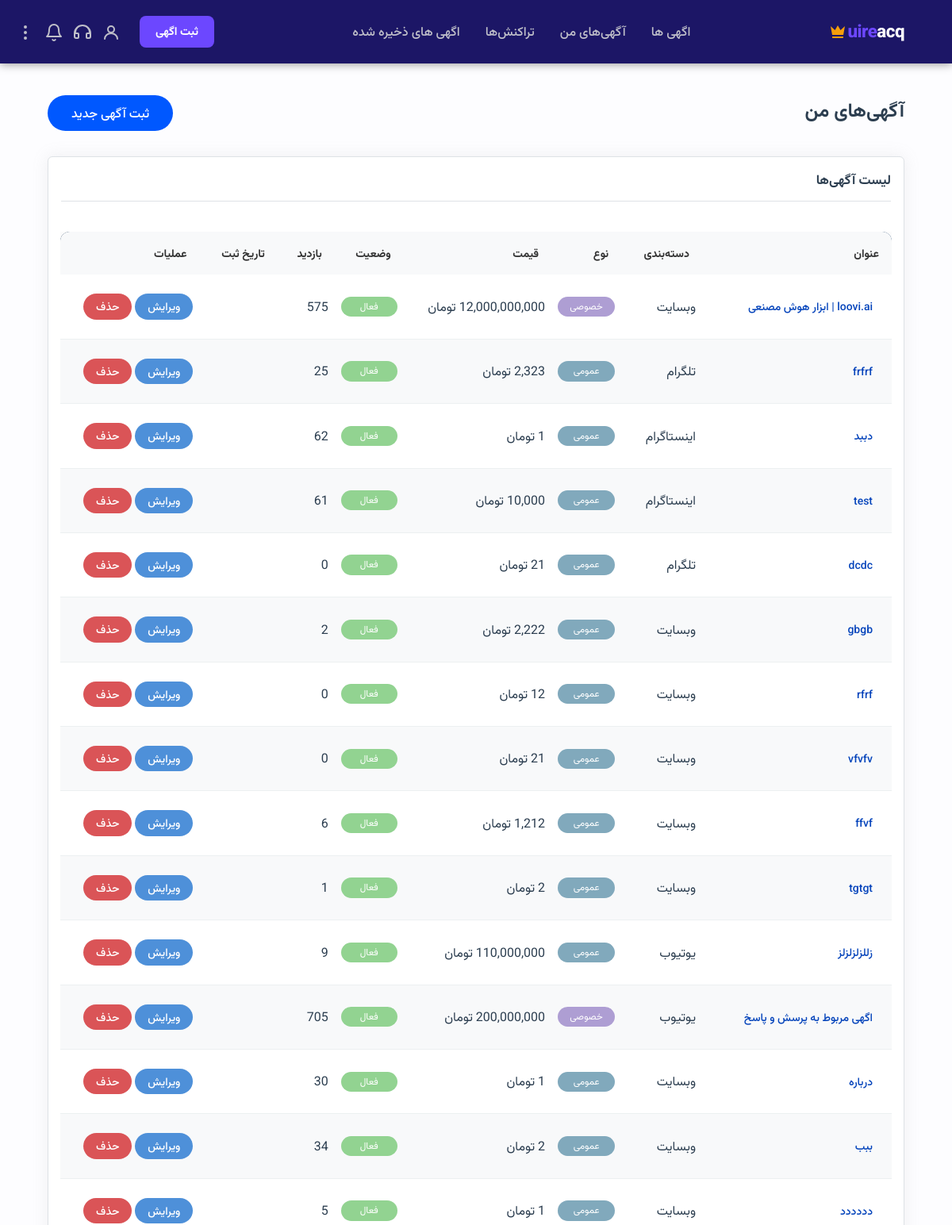
/listings/my-listings/ (signed in, upper part), run on an earlier commit of the app's database.
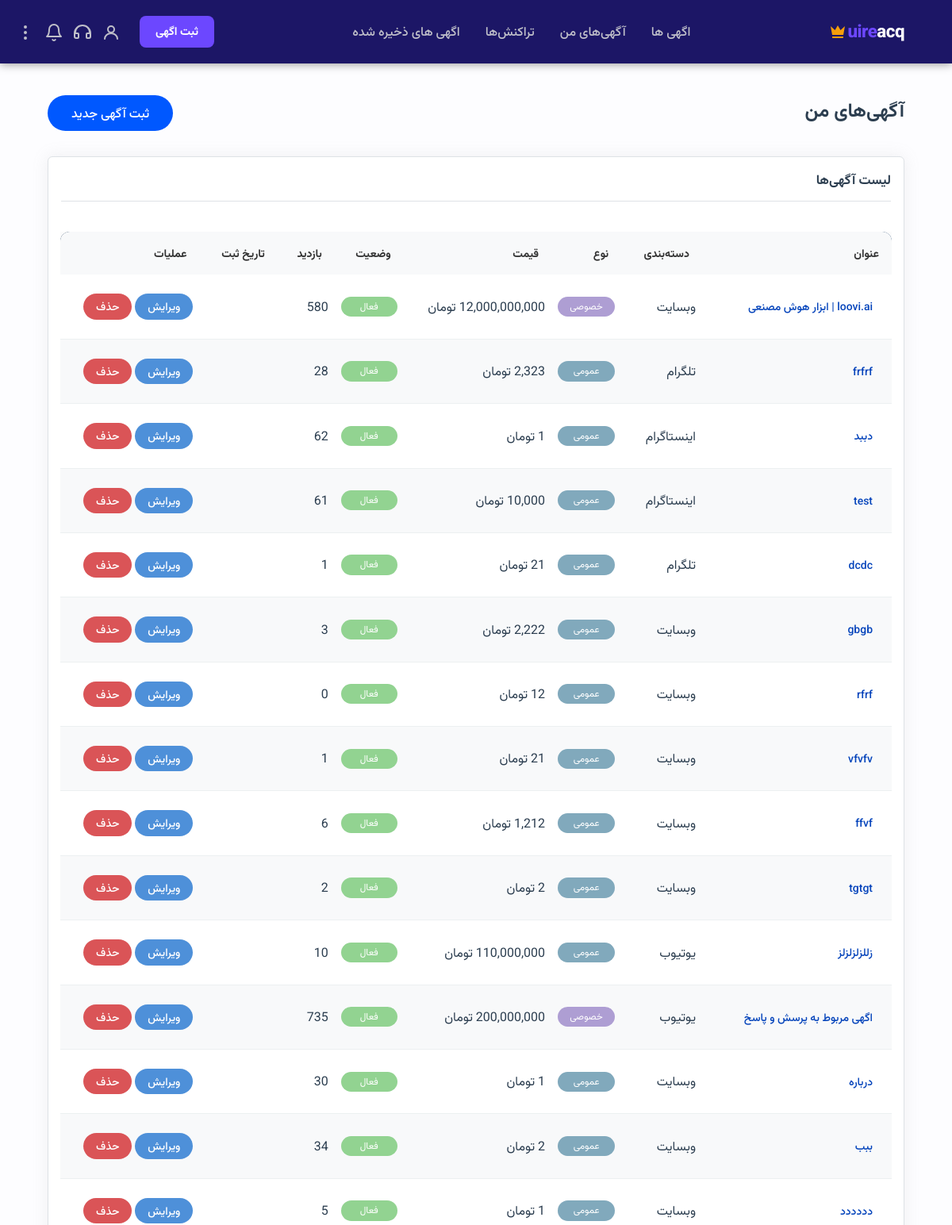
And on a later commit of the database.
### listings/models.py (models this page shows, shortened)
class Listing(models.Model):
    STATUS_CHOICES = [
        ('pending', 'در انتظار تایید'),
        ('active', 'فعال'),
        ('sold', 'فروخته شده'),
        ('rejected', 'رد شده'),
        ('deleted', 'حذف شده'),
    ]
    seller = models.ForeignKey(settings.AUTH_USER_MODEL, on_delete=models.CASCADE, related_name='listings', verbose_name='فروشنده')
    category = models.ForeignKey(Category, on_delete=models.SET_NULL, null=True, blank=True, verbose_name='دسته‌بندی')
    title = models.CharField(max_length=200, verbose_name='عنوان')
    description = models.TextField(verbose_name='توضیحات')
    location = models.CharField(max_length=200, null=True, blank=True, verbose_name='موقعیت')
    price = models.DecimalField(max_digits=12, decimal_places=0, verbose_name='قیمت')
    discount_price = models.DecimalField(max_digits=12, decimal_places=0, null=True, blank=True, verbose_name='قیمت با تخفیف')
    about_platform = models.TextField(null=True, blank=True, verbose_name='درباره پلتفرم')
    platform_url = models.URLField(blank=True, verbose_name='آدرس پلتفرم')
    followers_count = models.IntegerField(default=0, blank=True, verbose_name='تعداد فالوور')
    monthly_income = models.DecimalField(null=True, blank=True, max_digits=12, decimal_places=0, verbose_name='درآمد ماهانه')
    platform_age = models.IntegerField(default=0, blank=True, verbose_name='سن پلتفرم (ماه)')
    most_like = models.IntegerField(null=True, blank=True, verbose_name='بیشترین لایک')
    most_view = models.IntegerField(null=True, blank=True, verbose_name='بیشترین بازدید')
    most_comment = models.IntegerField(null=True, blank=True, verbose_name='بیشترین کامنت')
    main_image = models.ImageField(upload_to='listings/images/', verbose_name='تصویر اصلی')
    boost = models.BooleanField(default=False, verbose_name='آگهی پیشرفته')
    premier = models.BooleanField(default=False, verbose_name='آگهی برتر')
    suggested_price = models.BooleanField(default=False, verbose_name='امکان پیشنهاد قیمت')
    is_income = models.BooleanField(default=True, verbose_name='آگهی به درآمد رسیده')
    is_verified = models.BooleanField(default=False, verbose_name='اطلاعات مورد تایید است')
    is_private = models.BooleanField(default=False, verbose_name='آگهی خصوصی')
    status = models.CharField(max_length=20, choices=STATUS_CHOICES, default='pending', verbose_name='وضعیت')
    rejection_reason = models.TextField(blank=True, null=True, verbose_name='دلیل رد')
    views_count = models.IntegerField(default=0, verbose_name='تعداد بازدید')
    created_at = models.DateTimeField(auto_now_add=True, verbose_name='تاریخ ایجاد')
    updated_at = models.DateTimeField(auto_now=True, verbose_name='تاریخ بروزرسانی')
    total_revenue = models.DecimalField(max_digits=12, decimal_places=0, null=True, blank=True, verbose_name='درآمد کل')
    total_profit = models.DecimalField(max_digits=12, decimal_places=0, null=True, blank=True, verbose_name='سود کل')
    avg_monthly_revenue = models.DecimalField(max_digits=12, decimal_places=0, null=True, blank=True, verbose_name='میانگین درآمد ماهانه')
    avg_monthly_profit = models.DecimalField(max_digits=12, decimal_places=0, null=True, blank=True, verbose_name='میانگین سود ماهانه')
    profit_margin = models.DecimalField(max_digits=5, decimal_places=2, null=True, blank=True, verbose_name='حاشیه سود (درصد)')
    profit_multiplier = models.DecimalField(max_digits=5, decimal_places=2, null=True, blank=True, verbose_name='ضریب سود')
    revenue_multiplier = models.DecimalField(max_digits=5, decimal_places=2, null=True, blank=True, verbose_name='ضریب درآمد')
    post_sale_support = models.TextField(null=True, blank=True, verbose_name='پشتیبانی پس از فروش')
    class Meta:
        ordering = ['-boost', '-premier', '-created_at']
        verbose_name = 'آگهی'
        verbose_name_plural = 'آگهی‌ها'

class Category(models.Model):
    PLATFORM_CHOICES = [
        ('website', 'وبسایت'),
        ('instagram', 'اینستاگرام'),
        ('telegram', 'تلگرام'),
        ('youtube', 'یوتیوب'),
        ('aparat', 'آپارات'),
        ('other', 'سایر'),
    ]
    name = models.CharField(max_length=100, verbose_name='نام')
    platform = models.CharField(max_length=20, choices=PLATFORM_CHOICES, verbose_name='پلتفرم')
    description = models.TextField(blank=True, verbose_name='توضیحات')
    class Meta:
        verbose_name = 'دسته‌بندی'
        verbose_name_plural = 'دسته‌بندی‌ها'

### listings/views.py (the view)
# urls.py: path('my-listings/', views.my_listings, name='my_listings'),
@login_required
def my_listings(request):
    listings = Listing.objects.filter(seller=request.user)
    pending_requests = VisitRequest.objects.filter(
        listing__seller=request.user,
        status='pending'
    ).select_related('listing', 'requester')
    return render(request, 'listings/my_listings.html', {
        'listings': listings,
        'pending_requests': pending_requests
    })

### listings/templatetags/custom_tags.py (called while the page is built)
@register.filter(name='split_number')
def split_number(value):
    try:
        return f"{int(value):,}"
    except (ValueError, TypeError):
        return value

### listings/templatetags/date_filters.py (called while the page is built)
@register.filter
def jalali_date_numeric(value):
    if not value:
        return ""
    j_date = jdatetime.datetime.fromgregorian(datetime=value)
    return j_date.strftime("%Y/%m/%d")

### notifications/context_processors.py (called while the page is built)
def unread_notifications_count(request):
    if request.user.is_authenticated:
        count = Notification.objects.filter(recipient=request.user, is_read=False).count()
        return {'unread_notifications_count': count}
    return {'unread_notifications_count': 0}

### templates/listings/my_listings.html (shortened to what this page needs)
{% extends 'base.html' %}
{% load custom_tags %}
{% load date_filters %}
{% block nav_class %}navbar-top-dark{% endblock %}
{% block content %}
<div class="container">
    <div class="btn-listing-create">
        <h2 class="mb-4">آگهی‌های من</h2>
        <a href="{% url 'listings:listing_create' %}" class="btn btn-success mb-3">ثبت آگهی جدید</a>
    </div>
    <div class="card">
        <div class="card-header">
            <h5 class="mb-0">لیست آگهی‌ها</h5>
            <hr>
        </div>
        <div class="card-body">
            <div class="table-responsive">
                <table class="table table-striped">
                    <thead>
                        <tr>
                            <th>عنوان</th>
                            <th>دسته‌بندی</th>
                            <th>نوع</th>
                            <th>قیمت</th>
                            <th>وضعیت</th>
                            <th>بازدید</th>
                            <th>تاریخ ثبت</th>
                            <th>عملیات</th>
                        </tr>
                    </thead>
                    <tbody>
                        {% for listing in listings %}
                        <tr>
                            <td>
                                <a href="{% url 'listings:listing_detail' listing.pk %}" class="btn btn-sm btn-link"
                                    onclick="event.stopPropagation();">
                                    {{ listing.title }}
                                </a>
                            </td>
                            <td>{{ listing.category.name }}</td>
                            <td>
                                {% if listing.is_private %}
                                <span class="badge tag-private">خصوصی</span>
                                {% else %}
                                <span class="badge tag-general">عمومی</span>
                                {% endif %}
                            </td>
                            <td>{{ listing.price|split_number }} تومان</td>
                            <td>
                                <span
                                    class="badge tag-{% if listing.status == 'active' %}active{% elif listing.status == 'sold' %}sold{% elif listing.status == 'rejected' %}not-accepted{% elif listing.status == 'deleted' %}deleted{% else %}waiting{% endif %}">
                                    {{ listing.get_status_display }}
                                </span>
                            </td>
                            <td>{{ listing.views_count|split_number }}</td>
                            <td>{{ listing.created_at|jalali_date_numeric }}</td>
                            <td onclick="event.stopPropagation();">
                                {% if listing.status != 'deleted' and listing.status != 'sold' %}
                                <a href="{% url 'listings:listing_edit' listing.pk %}"
                                    class="btn btn-sm btn-edit">ویرایش</a>
                                <a href="{% url 'listings:listing_delete' listing.pk %}"
                                    class="btn btn-sm btn-remove">حذف</a>
                                {% endif %}
                            </td>
                        </tr>
                        {% empty %}
                        <tr>
                            <td colspan="8" class="text-center">شما هنوز آگهی ثبت نکرده‌اید.</td>
                        </tr>
                        {% endfor %}
                    </tbody>
                </table>
            </div>
        </div>
    </div>
</div>
{% endblock %}

### templates/base.html (shortened to what this page needs)
{% load static %}
<!DOCTYPE html>
<html lang="fa" dir="rtl">
<head>
    <link rel="stylesheet" href="{% static 'css/styles.css' %}">
</head>
<body>
    <nav id="navbar" class="{% block nav_class %}navbar-scrolled{% endblock %}">
        <a href="{% url 'core:home' %}" class="logo">acq<span>uire</span>
            {% if user.profile.premium %}
            <div class="inf-card-profile-detail">
                <svg width="24" height="24" viewBox="0 0 24 24" fill="#F59E0B" xmlns="http://www.w3.org/2000/svg">
                    <path
                        d="M5 16L3 5L8.5 10L12 4L15.5 10L21 5L19 16H5ZM19 19C19 19.5523 18.5523 20 18 20H6C5.44772 20 5 19.5523 5 19V18H19V19Z" />
                </svg>
            </div>
            {% endif %}
        </a>
        <ul class="nav-links">
            <li><a href="{% url 'listings:listing_list' %}" class="navbar-a">اگهی ها</a></li>
            <li><a href="{% url 'listings:my_listings' %}" class="navbar-a">آگهی‌های من</a></li>
            <li><a href="{% url 'payments:my_transactions' %}" class="navbar-a">تراکنش‌ها</a></li>
             <li><a href="{% url 'accounts:saved_listings' %}" class="navbar-a">اگهی های ذخیره شده</a></li>
        </ul>
        <div class="nav-cta">
            {% if user.is_authenticated %}
            <a href="{% url 'listings:my_listings' %}" style="color: white !important;"
                class="btn-home btn-primary-home">ثبت اگهی</a>
            {% else %}
            <a href="{% url 'accounts:login' %}" class="btn-home btn-ghost-nav">ورود</a>
            <a href="{% url 'accounts:register' %}" style="color: white !important;"
                class="btn-home btn-primary-home">ثبت‌نام</a>
            {% endif %}
            <a class="nav-link notification-link" href="{% url 'accounts:profile' %}">
                <svg xmlns="http://www.w3.org/2000/svg" width="24" height="24" viewBox="0 0 24 24" fill="none"
                    stroke="currentColor" stroke-width="2" stroke-linecap="round" stroke-linejoin="round">
                    <circle cx="12" cy="8" r="4" />
                    <path d="M4 20c0-4 3.6-7 8-7s8 3 8 7" />
                </svg>
            </a>
            <a class="nav-link notification-link" href="{% url 'tickets:ticket_list' %}">
            </a>
            <a class="nav-link notification-link" href="{% url 'notifications:notification_list' %}">
                <span class="notification-badge">
                    <svg xmlns="http://www.w3.org/2000/svg" width="24" height="24" viewBox="0 0 24 24" fill="none"
                        stroke="currentColor" stroke-width="2" stroke-linecap="round" stroke-linejoin="round">
                        <path d="M18 8A6 6 0 0 0 6 8c0 7-3 9-3 9h18s-3-2-3-9"></path>
                        <path d="M13.73 21a2 2 0 0 1-3.46 0"></path>
                    </svg>
                </span>
            </a>
            <div class="dropdown-container">
                <a href="#" class="nav-link dropdown-toggle" id="moreMenuBtn">
                    <svg xmlns="http://www.w3.org/2000/svg" width="24" height="24" viewBox="0 0 24 24" fill="none"
                        stroke="currentColor" stroke-width="2" stroke-linecap="round" stroke-linejoin="round">
                        <circle cx="12" cy="12" r="1"></circle>
                        <circle cx="12" cy="5" r="1"></circle>
                        <circle cx="12" cy="19" r="1"></circle>
                    </svg>
                </a>
            </div>
        </div>
    </nav>
    {% block content %}{% endblock %}
</body>
</html>

What changed in the data, as far as the page shows it:
changed Listing "loovi.ai | ابزار هوش مصنعی": views_count|split_number "575" → "580"
changed Listing "frfrf": views_count|split_number "25" → "28"
changed Listing "dcdc": views_count|split_number "0" → "1"
changed Listing "gbgb": views_count|split_number "2" → "3"
changed Listing "vfvfv": views_count|split_number "0" → "1"
changed Listing "tgtgt": views_count|split_number "1" → "2"
changed Listing "زللزلزلزلز": views_count|split_number "9" → "10"
changed Listing "اگهی مربوط به پرسش و پاسخ": views_count|split_number "705" → "735"
